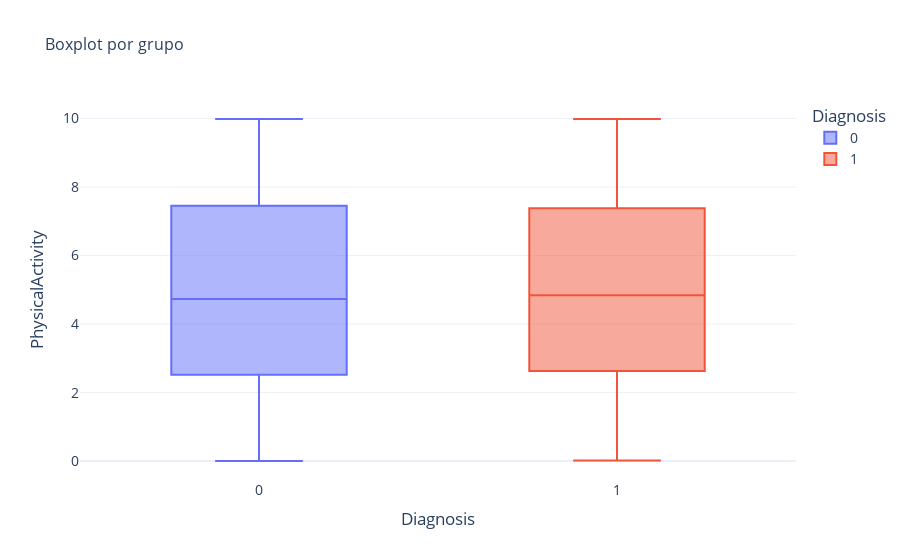

Write notebook code for a chart like this one.
### Code cell
boxplot_by_group(df_csv, 'PhysicalActivity', 'Diagnosis')

### Figure 1 — Plotly figure (JSON) as saved in the notebook; plotly's stock layout.template omitted (floating-point values rounded to 4 significant figures; data arrays with more than 128 entries replaced by an {"elided": "..."} marker saying what was removed)
{"data": [{"alignmentgroup": "True", "boxpoints": "outliers", "hovertemplate": "Diagnosis=%{x}<br>PhysicalActivity=%{y}<extra></extra>", "legendgroup": "0", "marker": {"color": "#636efa"}, "name": "0", "notched": false, "offsetgroup": "0", "orientation": "v", "showlegend": true, "type": "box", "x": {"elided": "1389 int values"}, "x0": " ", "xaxis": "x", "y": {"elided": "1389 float values"}, "y0": " ", "yaxis": "y"}, {"alignmentgroup": "True", "boxpoints": "outliers", "hovertemplate": "Diagnosis=%{x}<br>PhysicalActivity=%{y}<extra></extra>", "legendgroup": "1", "marker": {"color": "#EF553B"}, "name": "1", "notched": false, "offsetgroup": "1", "orientation": "v", "showlegend": true, "type": "box", "x": {"elided": "760 int values"}, "x0": " ", "xaxis": "x", "y": {"elided": "760 float values"}, "y0": " ", "yaxis": "y"}], "layout": {"boxmode": "overlay", "font": {"size": 14}, "legend": {"title": {"text": "Diagnosis"}, "tracegroupgap": 0}, "title": {"font": {"size": 16}, "text": "Boxplot por grupo"}, "xaxis": {"anchor": "y", "categoryarray": [0, 1], "categoryorder": "array", "domain": [0, 1], "title": {"text": "Diagnosis"}}, "yaxis": {"anchor": "x", "domain": [0, 1], "title": {"text": "PhysicalActivity"}}}}
